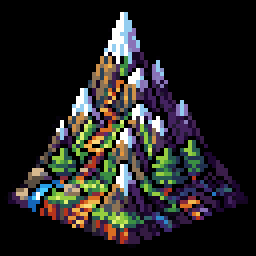
#> input picture tools/references/mountain-style.png, 64 x 64 px (shown 4 times larger)
$ python unslab.py references/mountain-style.png references/mountain-style.png 5
#> lines starting #> are read from the running program, lines starting #| are printed output that depends on the picture; after the words box and inside, x2 and y2 are one past the last pixel; in counts of white or black regions, pixels touching at a corner belong together
"""Lift a building off its tile-sheet slab so it stands directly on the lawn.

Usage: python3 tools/unslab.py <tile.png> <out.png> [skirt_px]

The ChatGPT sheet draws every tile as a raised slab (grass top, soil/stone
sides). Fields should keep that look; buildings should not — on the map they
looked like they sat on a platform above the ground (Oct 11).

1. Find the slab's top-face diamond from its silhouette (left/right corners,
   bottom vertex minus the side depth) and delete everything below its two
   lower edges: the soil and stone sides.
2. Find the building: pixels that are not grass-green. Keep the grass only
   within `skirt_px` of the building (feathered), so a little ground stays
   under it and blends into the lawn instead of a hard square.
"""
import sys

import cv2
import numpy as np


def unslab(src, dst, skirt=10):
#> called with src = 'references/mountain-style.png', dst = 'references/mountain-style.png', skirt = 5
    im = cv2.imread(src, cv2.IMREAD_UNCHANGED)
#> im is the input picture: shape (64, 64, 4); mean B, G, R, A 33.5, 34.4, 35.7, 115.1
    a = im[..., 3].astype(np.float32) / 255
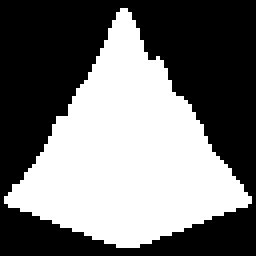
#> a: shape (64, 64) float32 (shown 4 times larger); values 0 (black) and 1 (white), 45.1% white; 1 white region, box (x1, y1, x2, y2) and area: (1, 2, 63, 62) 1849
    solid = a > 0.5
    ys, xs = np.nonzero(solid)
#> ys = 1849 values from 2 to 61; xs = 1849 values, max 62 at index 1425, min 1 at index 1364, mean 31.5
    minx, maxx = xs.min(), xs.max()
#> minx = 1; maxx = 62
    L = np.nonzero(solid[:, minx + 2])[0]
#> L = [46, 47, 48, 49, 50, 51]
    R = np.nonzero(solid[:, maxx - 2])[0]
#> R = [46, 47, 48, 49, 50, 51]
    cx = (minx + maxx) // 2
#> cx = 31
    Cc = np.nonzero(solid[:, cx])[0]
#> Cc = 60 values from 2 to 61
    depth = ((L.max() - L.min()) + (R.max() - R.min())) / 2
#> depth = 5
    left = (minx, L.min())
#> left = (1, 46)
    right = (maxx, R.min())
#> right = (62, 46)
    bottom = (cx, Cc.max() - depth)
#> bottom = (31, 56)
    h, w = a.shape
#> h = 64; w = 64
    yy, xx = np.mgrid[0:h, 0:w]

    # below the line left->bottom or bottom->right = slab side
    def below(p, q):
#> called with p = (1, 46), q = (31, 56)
        return (yy - p[1]) * (q[0] - p[0]) - (xx - p[0]) * (q[1] - p[1]) > 0
#> returned value: shape (64, 64) bool; 11.6% white; 1 white region, box (x1, y1, x2, y2) and area: (0, 46, 52, 64) 477
    side = (below(left, bottom) & (xx <= cx)) | (below(bottom, right) & (xx >= cx))
#> in below (call 2), `return (yy - p[1]) * (q[0] - p[0]) - (xx - p[0]) * (q[1] - p[1]) > 0`: returned value: shape (64, 64) bool; 12.2% white; 1 white region, box (x1, y1, x2, y2) and area: (10, 46, 64, 64) 501
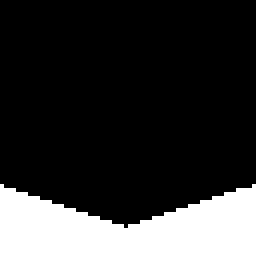
#> side: shape (64, 64) bool (shown 4 times larger); 19.8% white; 1 white region, box (x1, y1, x2, y2) and area: (0, 46, 64, 64) 810
    side &= yy > min(left[1], right[1])
#> side: shape (64, 64) bool; 19.7% white; 1 white region, box (x1, y1, x2, y2) and area: (0, 47, 64, 64) 808
    a[side] = 0
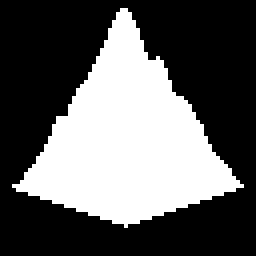
#> a: shape (64, 64) float32 (shown 4 times larger); values 0 (black) and 1 (white), 37.3% white; 1 white region, box (x1, y1, x2, y2) and area: (3, 2, 61, 57) 1526

    hsv = cv2.cvtColor(im[..., :3], cv2.COLOR_BGR2HSV)
#> hsv: shape (64, 64, 3); mean H, S, V 32.6, 52.8, 46.5
    grass = (hsv[..., 0] > 25) & (hsv[..., 0] < 50) & (hsv[..., 1] > 90) & (hsv[..., 2] > 70)
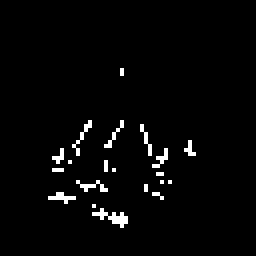
#> grass: shape (64, 64) bool (shown 4 times larger); 2.5% white in thin lines or dots, all inside (x1, y1, x2, y2) = (12, 17, 49, 57)
    building = (a > 0.5) & ~grass
#> building: shape (64, 64) bool; 34.7% white; 1 white region, box (x1, y1, x2, y2) and area: (3, 2, 61, 57) 1423
    building = cv2.morphologyEx(building.astype(np.uint8), cv2.MORPH_OPEN, np.ones((3, 3), np.uint8))
#> building: shape (64, 64); values 0 (black) and 1 (white), 33.7% white; 1 white region, box (x1, y1, x2, y2) and area: (5, 3, 59, 56) 1379
    dist = cv2.distanceTransform((1 - building).astype(np.uint8), cv2.DIST_L2, 5)
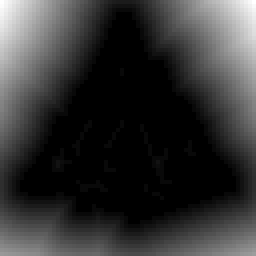
#> dist: shape (64, 64) float32 (shown 4 times larger); min 0, max 27.38, mean 5.6; drawn with min black and max white
    keep = np.clip((skirt - dist) / (skirt * 0.6), 0, 1)       # 1 near the building, 0 beyond the skirt
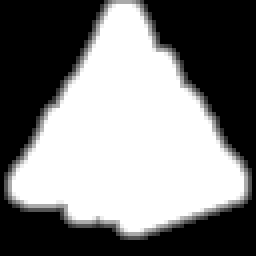
#> keep: shape (64, 64) float32 (shown 4 times larger); min 0, max 1, mean 0.499
    a = np.where(grass, a * keep, a)
    out = im.copy()
    out[..., 3] = (a * 255).astype(np.uint8)
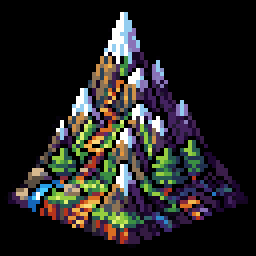
#> out: shape (64, 64, 4) (shown 4 times larger); 7.96% of pixels changed, all inside (x1, y1, x2, y2) = (1, 47, 63, 62)
    cv2.imwrite(dst, out)


if __name__ == '__main__':
    unslab(sys.argv[1], sys.argv[2], int(sys.argv[3]) if len(sys.argv) > 3 else 10)
